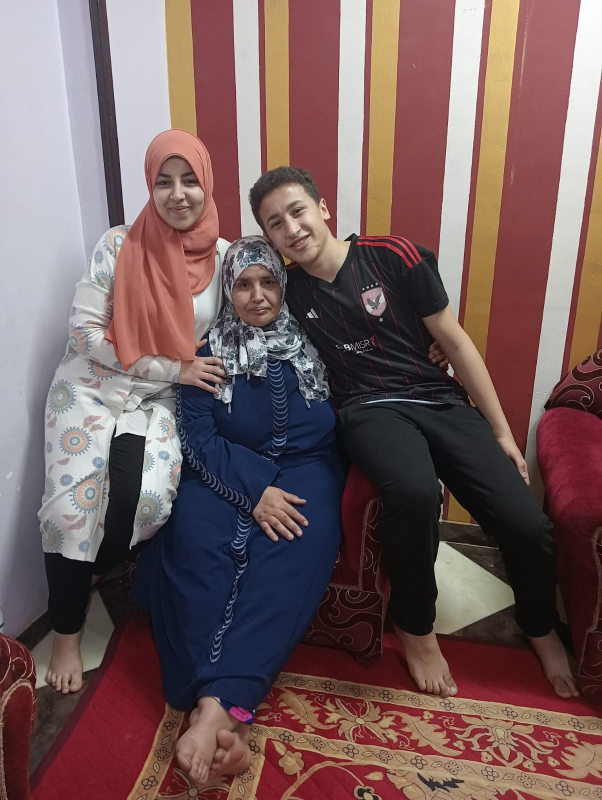
#> input picture Human_detection/pics_and_videos/pic.jpg, 1204 x 1600 px (shown at 1/2 size)
$ python main.py --video pics_and_videos/pic.jpg --image pics_and_videos/pic.jpg
#> lines starting #> are read from the running program, lines starting #| are printed output that depends on the picture; after the words box and inside, x2 and y2 are one past the last pixel; in counts of white or black regions, pixels touching at a corner belong together
import cv2
import imutils
import numpy as np
import argparse
import os

class PersonDetector:
    def __init__(self):
        """Initialize the HOG descriptor for person detection."""
        self.hog = cv2.HOGDescriptor()
        self.hog.setSVMDetector(cv2.HOGDescriptor_getDefaultPeopleDetector())

    def detect_people(self, frame):
        """
        Detect people in a frame and draw bounding boxes.

        Args:
            frame: Input image/frame

        Returns:
            frame: Frame with bounding boxes and labels
        """
        # Detect people in the frame
        bounding_boxes, weights = self.hog.detectMultiScale(
            frame,
            winStride=(4, 4),
            padding=(8, 8),
            scale=1.03
        )

        # Draw bounding boxes and labels
        person_count = len(bounding_boxes)
        for i, (x, y, w, h) in enumerate(bounding_boxes):
            # Draw rectangle around detected person
            cv2.rectangle(frame, (x, y), (x + w, y + h), (0, 255, 0), 2)
            # Add person label
            cv2.putText(
                frame,
                f'Person {i + 1}',
                (x, y - 10),
                cv2.FONT_HERSHEY_SIMPLEX,
                0.5,
                (0, 0, 255),
                1
            )

        # Add status and count information
        cv2.putText(
            frame,
            'Status: Detecting',
            (10, 30),
            cv2.FONT_HERSHEY_DUPLEX,
            0.8,
            (255, 0, 0),
            2
        )
        cv2.putText(
            frame,
            f'Total Persons: {person_count}',
            (10, 60),
            cv2.FONT_HERSHEY_DUPLEX,
            0.8,
            (255, 0, 0),
            2
        )

        return frame

    # [45 lines left out: function detect_from_camera, not called in this run]

    def detect_from_video(self, video_path, output_path=None):
        """Detect people from video file."""
        if not os.path.exists(video_path):
            print(f'[ERROR] Video file not found: {video_path}')
            return

        print(f'[INFO] Opening video: {video_path}')
        video = cv2.VideoCapture(video_path)

        if not video.isOpened():
            print('[ERROR] Could not open video file')
            return

        # Setup video writer if output path is provided
        writer = None
        if output_path:
            fourcc = cv2.VideoWriter_fourcc(*"XVID")
            fps = video.get(cv2.CAP_PROP_FPS)
            ret, frame = video.read()
            if ret:
                video.set(cv2.CAP_PROP_POS_FRAMES, 0)  # Reset to beginning
                height, width = frame.shape[:2]
                writer = cv2.VideoWriter(output_path, fourcc, fps, (width, height))

        print('Processing video... Press "q" to quit early')
        frame_count = 0

        while video.isOpened():
            ret, frame = video.read()
            if not ret:
                break

            frame_count += 1

            # Resize frame for faster processing
            frame = imutils.resize(frame, width=min(800, frame.shape[1]))

            # Detect people in frame
            frame = self.detect_people(frame)

            # Write frame to output video if specified
            if writer is not None:
                writer.write(frame)

            # Display frame
            cv2.imshow('Person Detection', frame)

            # Check for quit key
            if cv2.waitKey(1) & 0xFF == ord('q'):
                break

            # Print progress every 30 frames
            if frame_count % 30 == 0:
                print(f'Processed {frame_count} frames...')

        # Clean up
        video.release()
        if writer is not None:
            writer.release()
        cv2.destroyAllWindows()
        print(f'[INFO] Video processing completed. Processed {frame_count} frames')

    # [29 lines left out: function detect_from_image, not called in this run]


def parse_arguments():
    """Parse command line arguments."""
    parser = argparse.ArgumentParser(description='Person Detection using HOG')
    parser.add_argument('-v', '--video',
                       help='Path to video file')
    parser.add_argument('-i', '--image',
                       help='Path to image file')
    parser.add_argument('-c', '--camera',
                       action='store_true',
                       help='Use camera for detection')
    parser.add_argument('-o', '--output',
                       help='Path to output file (video/image)')

    return parser.parse_args()


def main():
    """Main function to run person detection."""
    args = parse_arguments()
    detector = PersonDetector()

    # Determine which detection method to use
    if args.camera:
        detector.detect_from_camera(args.output)
    elif args.video:
        detector.detect_from_video(args.video, args.output)
#> in detect_from_video, frame is the input picture: shape (1600, 1204, 3); mean B, G, R 92.6, 93, 116.6
#> in detect_from_video, `frame = imutils.resize(frame, width=min(800, frame.shape[1]))`:
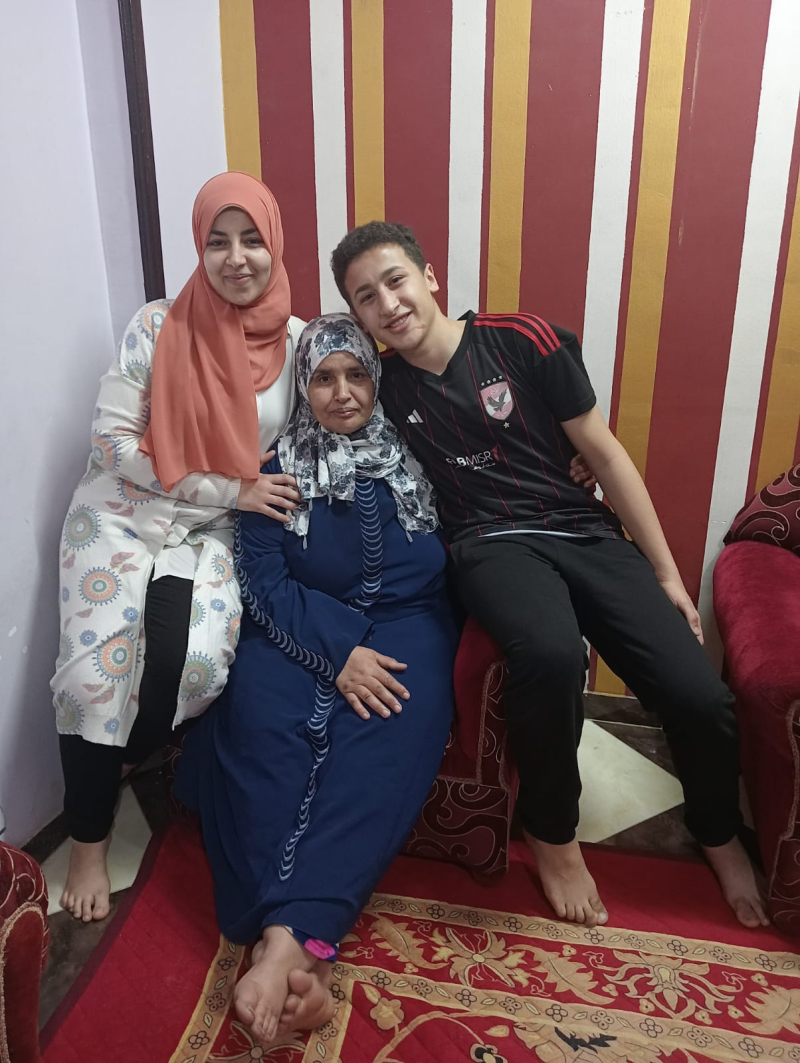
#> frame: shape (1063, 800, 3); mean B, G, R 92.6, 93, 116.6
#> in detect_people, `bounding_boxes, weights = self.hog.detectMultiScale( frame, winStride=..`: bounding_boxes = [[255, 549, 64, 129], [704, 805, 73, 146], [101, 292, 73, 145], [427, 588, 96, 191], [320, 209, 92, 183], [110, 537, 112, 225]]; weights = [0.429, 0.512, 0.158, 1.06, 0.558, 0.624]
#> in detect_people, `person_count = len(bounding_boxes)`: person_count = 6
#> the loop in detect_people, `for i, (x, y, w, h) in enumerate(bounding_boxes):` made 6 passes
#> after the loop in detect_people, `for i, (x, y, w, h) in enumerate(bounding_boxes):`:
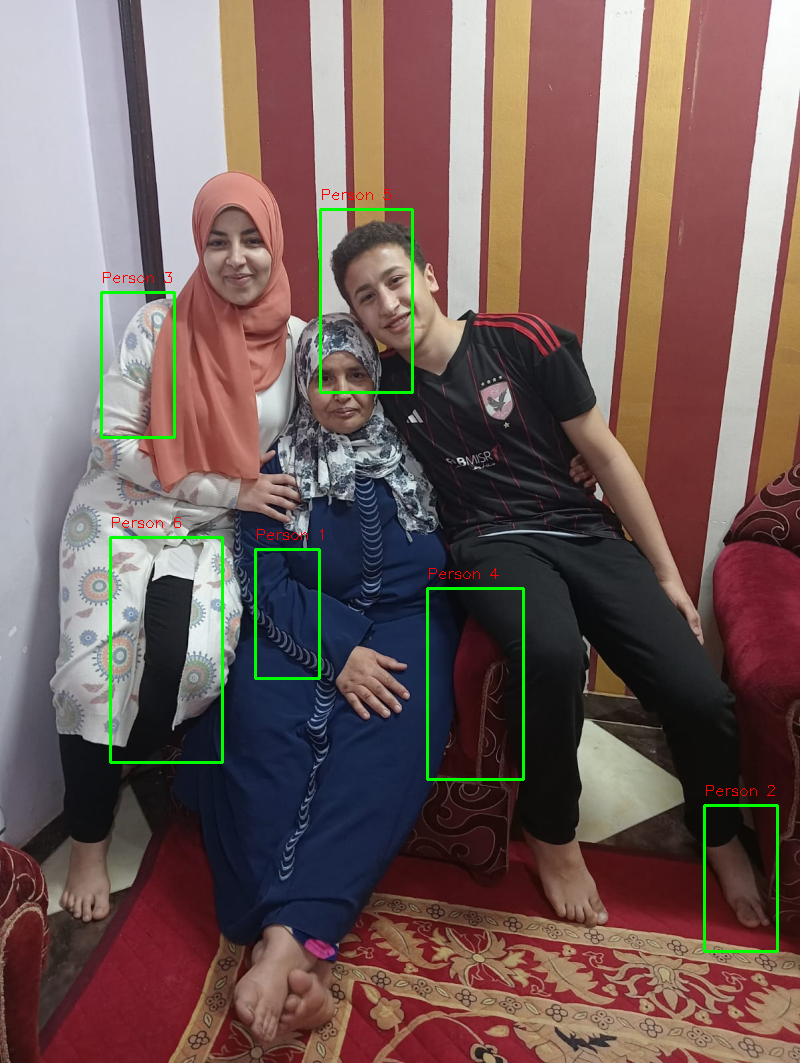
#> frame: shape (1063, 800, 3); 1.18% of pixels changed, all inside (x1, y1, x2, y2) = (100, 189, 779, 953)
#> in detect_people, `cv2.putText( frame, f'Total Persons: {person_count}', (10, 60), cv2.FO..`:
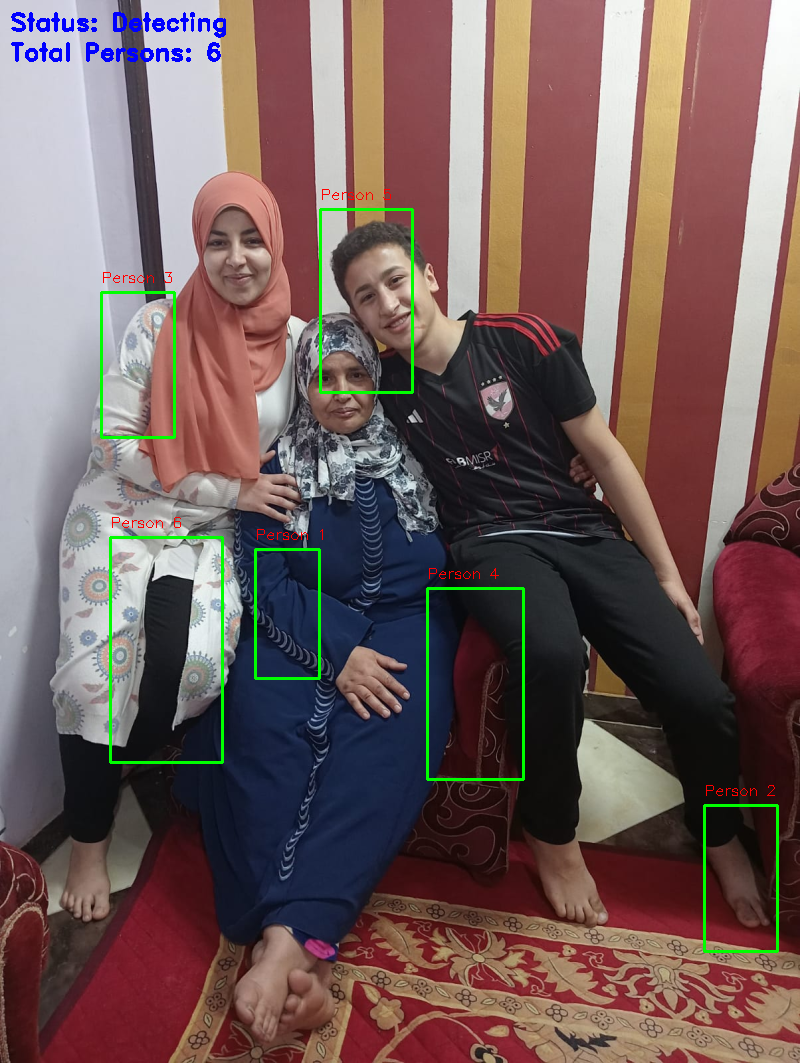
#> frame: shape (1063, 800, 3); mean B, G, R 91.7, 94, 115
#> (key q is pressed here)
    elif args.image:
        detector.detect_from_image(args.image, args.output)
    else:
        print('[ERROR] Please specify input source: --camera, --video, or --image')
        print('Use --help for more information')


if __name__ == "__main__":
    main()
